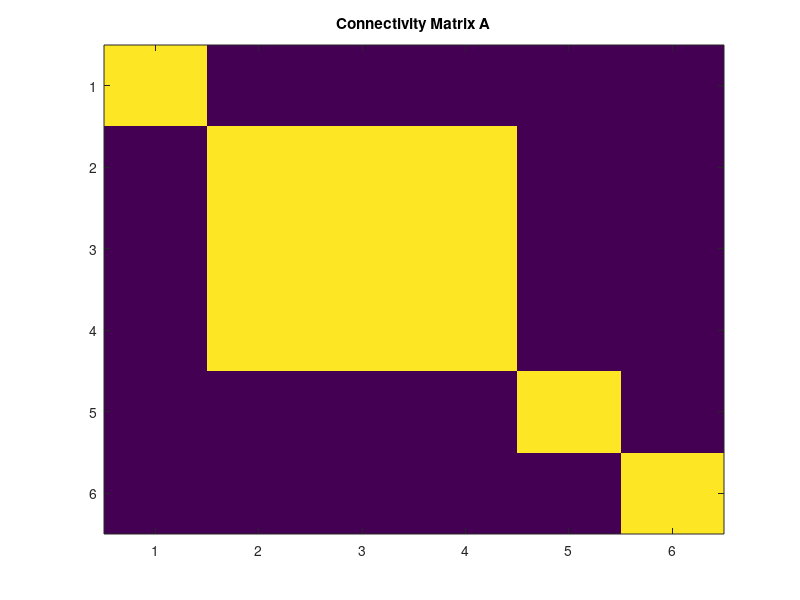

Reproduce this figure in MATLAB. (Note: this script raises an error after producing the figure.)

% Find the complex in a multivariate autoregressive model, 
%   X^t = A*X^{t-1} + E,
% where A is a connectivity matrix and E is gaussian noise.


%% generate data
%%%%%%%%%%%%%%%%%%%%%%%%%%%%%%%%%%%%%%%%%%%%%%%%%%%%%%%%%%%%%%%%%%%%%%%%%%%
disp('Generating data...')

%%% construct connectivity matrix %%%
N = 6; % the number of elements
A = eye(N)/N; % A: connectivity matrix
A(2:N-2, 2:N-2) = 1/N;

h_A = figure;
imagesc(A)
drawnow
title('Connectivity Matrix A')

%%% generate time series X using the AR model %%%
T = 10^6;
X = zeros(N,T);
X(:,1) = randn(N,1);
for t=2: T
    E = randn(N,1);
    X(:,t) = A*X(:,t-1) + E;
end


%% find the complex
%%%%%%%%%%%%%%%%%%%%%%%%%%%%%%%%%%%%%%%%%%%%%%%%%%%%%%%%%%%%%%%%%%%%%%%%%%%

type_of_dist = 'Gauss';
% type_of_dist:
%    'Gauss': Gaussian distribution
%    'discrete': discrete probability distribution

type_of_phi = 'MI1';
% type_of_phi:
%    'MI1': Multi (Mutual) information, e.g., I(X_1; X_2). (IIT1.0)
%    'MI': Multi (Mutual) information, e.g., I(X_1, Y_1; X_2, Y_2)
%    'SI': phi_H, stochastic interaction
%    'star': phi_star, based on mismatched decoding
%    'Geo': phi_G, information geometry version

type_of_MIPsearch = 'Queyranne';
% type_of_MIPsearch: 
%    'exhaustive': 
%    'Queyranne': 
%    'REMCMC':

tau = 1; % time lag

% Convert data to covariance matrices
% probs = data_to_probs(type_of_dist, X, tau);

%%% with pre-computed covariances %%%
% [indices_Complex, phi_Complex, indices, phis, Zs] = ...
%     Complex_Exhaustive_probs( type_of_phi, type_of_MIPsearch, probs );

% %%% without pre-computed covariances %%%
[ indices_Complex, phi_Complex, indices, phis, Zs ] = ...
   Complex_Exhaustive( type_of_dist, type_of_phi, type_of_MIPsearch, X, tau);
%  indices_Complex: indices of elements in the complex
%  phi_Complex: the amount of integrated information at the (estimated) MIP of the complex 
%  indices: the indices of every subsystem
%  phis: the amount of integrated information for every subsystem
%  Zs: the (estimated) MIP of every subsystem
